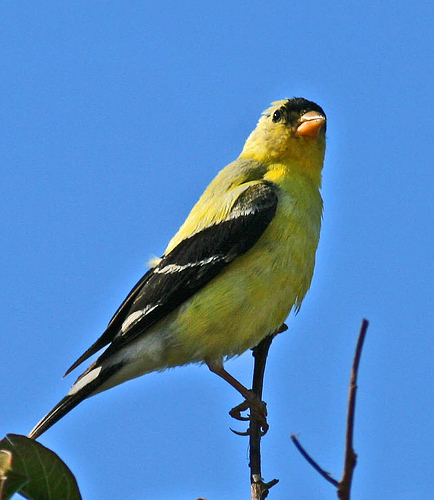
#> input picture bird.JPEG, 434 x 500 px
$ python junzhi.py
#> lines starting #> are read from the running program, lines starting #| are printed output that depends on the picture
import cv2
import numpy as np
from matplotlib import pyplot as plt

# 读入图像
img = cv2.imread("bird.JPEG")
#> img is the input picture: shape (500, 434, 3); mean B, G, R 192.1, 136.8, 84.6

# 滤波器大小（取奇数）
kernel_size = 5

# 使用均值滤波器进行滤波
filtered_img = cv2.blur(img, (kernel_size, kernel_size))
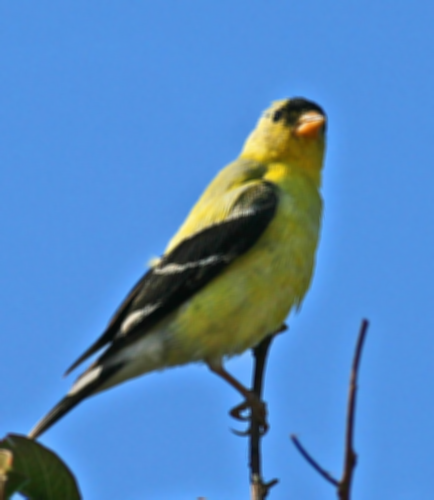
#> filtered_img: shape (500, 434, 3); mean B, G, R 192.1, 136.8, 84.6

# 显示原图和滤波后的图像
plt.subplot(121)
plt.imshow(cv2.cvtColor(img, cv2.COLOR_BGR2RGB))
plt.title("Original")
plt.axis('off')

plt.subplot(122)
plt.imshow(cv2.cvtColor(filtered_img, cv2.COLOR_BGR2RGB))
plt.title("Filtered")
plt.axis('off')

plt.show()
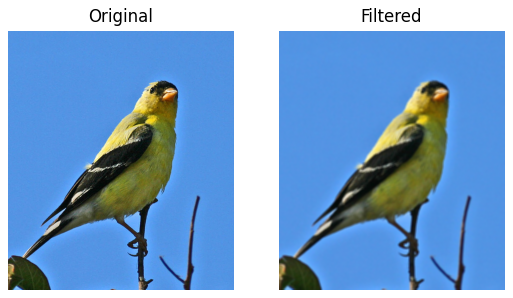
#> figure drawn by matplotlib, 2 panels
